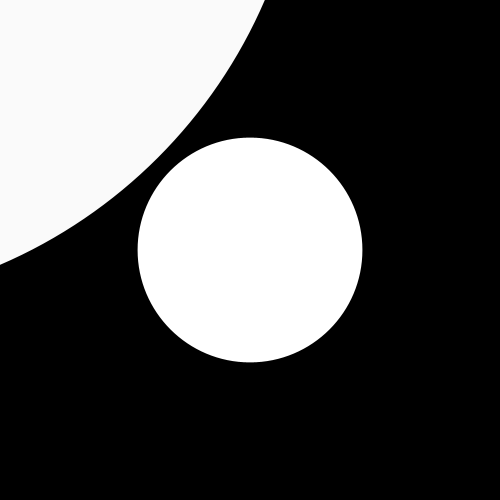
Frame 1 (no input)
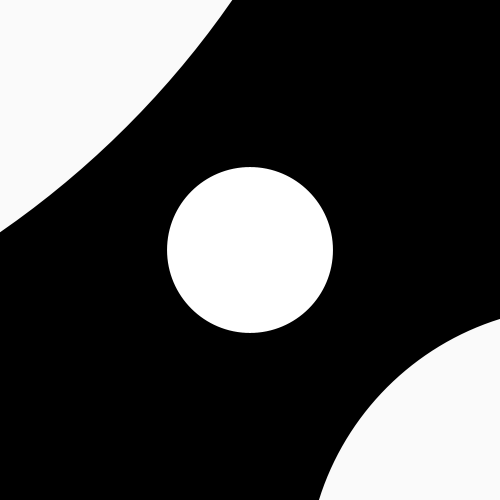
Frame 60 (the mouse pressed at the canvas centre just before this capture)
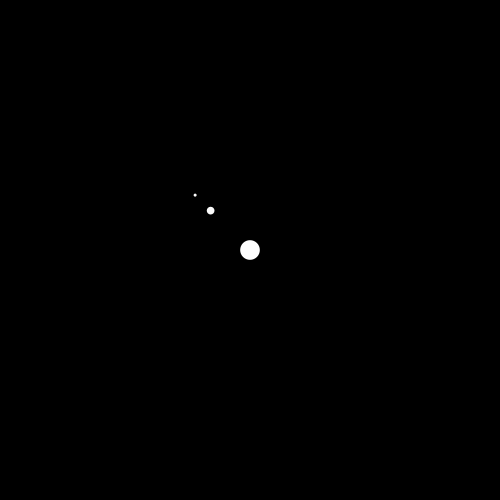
Frame 120 (the mouse held since frame 60 and released just before this capture)

The Processing sketch that drew these frames (run headless with seeded random() and noise(); from frame 60 on, the mouse is pressed at the canvas centre):

// Processing sketch: processing_72573
// ── processing_72573.pde

float a =0.0;
float b =0.0;
float c =0.0;

void setup()
{
  size(500,500);
  
  noStroke();
  rectMode(CENTER);
  frameRate(20);
  smooth();
}

void draw()
{

  
  a = a + 0.04;
  b = cos(a)*4.5;
  c = sin(a)*7;
  
  
   background(0);  
  translate(width/2,height/2);
  scale(b);
  fill(255);
  ellipse(0,0,50,50);
  
  translate(-100,-100);
  fill(250);
  scale(b);
  ellipse(0,0,-50,-50);
  
  translate(-100,-100);
  fill(250);
  scale(b);
  ellipse(0,0,-50,-50);
  
  translate(-200,-200);
  fill(250);
  scale(b);
  arc(100,100,100,100,100,100);
  
 
  
   
  
  
  

}
 
 void mousePressed(){
 background(random(999));

 }

  
  
  
  
